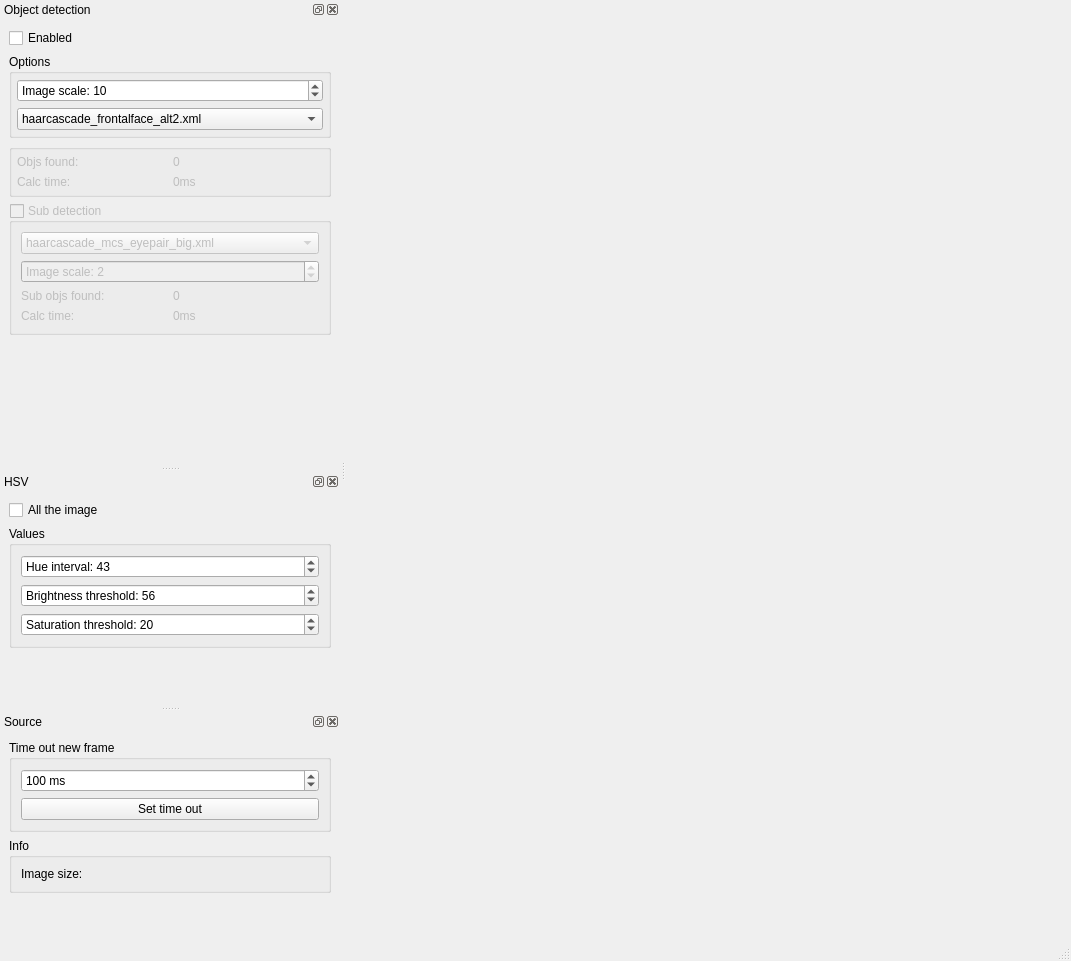
<?xml version="1.0" encoding="UTF-8"?>
<ui version="4.0">
 <class>MainWindow</class>
 <widget class="QMainWindow" name="MainWindow">
  <property name="geometry">
   <rect>
    <x>0</x>
    <y>0</y>
    <width>1071</width>
    <height>961</height>
   </rect>
  </property>
  <property name="windowTitle">
   <string>MainWindow</string>
  </property>
  <property name="statusTip">
   <string>test</string>
  </property>
  <property name="documentMode">
   <bool>false</bool>
  </property>
  <property name="unifiedTitleAndToolBarOnMac">
   <bool>false</bool>
  </property>
  <widget class="QWidget" name="centralwidget">
   <layout class="QGridLayout" name="gridLayout_2">
    <item row="0" column="0">
     <layout class="QHBoxLayout" name="horizontalLayout">
      <item>
       <widget class="QOpenCvImageBox" name="cameraWidget" native="true"/>
      </item>
     </layout>
    </item>
   </layout>
  </widget>
  <widget class="QMenuBar" name="menubar">
   <property name="geometry">
    <rect>
     <x>0</x>
     <y>0</y>
     <width>1071</width>
     <height>22</height>
    </rect>
   </property>
  </widget>
  <widget class="QDockWidget" name="dockWidget">
   <property name="minimumSize">
    <size>
     <width>340</width>
     <height>449</height>
    </size>
   </property>
   <property name="allowedAreas">
    <set>Qt::LeftDockWidgetArea|Qt::RightDockWidgetArea</set>
   </property>
   <property name="windowTitle">
    <string>Object detection</string>
   </property>
   <attribute name="dockWidgetArea">
    <number>1</number>
   </attribute>
   <widget class="QWidget" name="dockWidgetContents">
    <layout class="QVBoxLayout" name="verticalLayout_3">
     <item>
      <widget class="QCheckBox" name="faceDetectionEnabled">
       <property name="text">
        <string>Enabled</string>
       </property>
      </widget>
     </item>
     <item>
      <widget class="QGroupBox" name="groupBox">
       <property name="title">
        <string>Options</string>
       </property>
       <layout class="QVBoxLayout" name="verticalLayout">
        <property name="margin">
         <number>5</number>
        </property>
        <item>
         <layout class="QHBoxLayout" name="horizontalLayout_4">
          <item>
           <widget class="QSpinBox" name="imageScaleSB">
            <property name="prefix">
             <string>Image scale: </string>
            </property>
            <property name="singleStep">
             <number>1</number>
            </property>
            <property name="value">
             <number>10</number>
            </property>
           </widget>
          </item>
         </layout>
        </item>
        <item>
         <widget class="QComboBox" name="cascadesCB">
          <item>
           <property name="text">
            <string>haarcascade_frontalface_alt2.xml</string>
           </property>
          </item>
          <item>
           <property name="text">
            <string>haarcascade_frontalface_default.xml</string>
           </property>
          </item>
          <item>
           <property name="text">
            <string>haarcascade_frontalface_alt.xml</string>
           </property>
          </item>
          <item>
           <property name="text">
            <string>haarcascade_frontalface_alt_tree.xml</string>
           </property>
          </item>
          <item>
           <property name="text">
            <string>haarcascade_eye.xml</string>
           </property>
          </item>
          <item>
           <property name="text">
            <string>haarcascade_eye2.xml</string>
           </property>
          </item>
          <item>
           <property name="text">
            <string>haarcascade_eye_tree_eyeglasses.xml</string>
           </property>
          </item>
          <item>
           <property name="text">
            <string>haarcascade_lefteye_2splits.xml</string>
           </property>
          </item>
          <item>
           <property name="text">
            <string>haarcascade_fullbody.xml</string>
           </property>
          </item>
          <item>
           <property name="text">
            <string>haarcascade_lowerbody.xml</string>
           </property>
          </item>
          <item>
           <property name="text">
            <string>haarcascade_mcs_eyepair_big.xml</string>
           </property>
          </item>
          <item>
           <property name="text">
            <string>haarcascade_mcs_eyepair_small.xml</string>
           </property>
          </item>
          <item>
           <property name="text">
            <string>haarcascade_mcs_lefteye.xml</string>
           </property>
          </item>
          <item>
           <property name="text">
            <string>haarcascade_mcs_mouth.xml</string>
           </property>
          </item>
          <item>
           <property name="text">
            <string>haarcascade_mcs_nose.xml</string>
           </property>
          </item>
          <item>
           <property name="text">
            <string>haarcascade_mcs_righteye.xml</string>
           </property>
          </item>
          <item>
           <property name="text">
            <string>haarcascade_mcs_upperbody.xml</string>
           </property>
          </item>
          <item>
           <property name="text">
            <string>haarcascade_profileface.xml</string>
           </property>
          </item>
          <item>
           <property name="text">
            <string>haarcascade_righteye_2splits.xml</string>
           </property>
          </item>
          <item>
           <property name="text">
            <string>haarcascade_upperbody.xml</string>
           </property>
          </item>
         </widget>
        </item>
       </layout>
      </widget>
     </item>
     <item>
      <widget class="QGroupBox" name="faceDetectionGB">
       <property name="enabled">
        <bool>false</bool>
       </property>
       <property name="title">
        <string/>
       </property>
       <layout class="QVBoxLayout" name="verticalLayout_7">
        <property name="margin">
         <number>5</number>
        </property>
        <item>
         <layout class="QHBoxLayout" name="horizontalLayout_2">
          <item>
           <widget class="QLabel" name="label">
            <property name="text">
             <string>Objs found: </string>
            </property>
           </widget>
          </item>
          <item>
           <widget class="QLabel" name="objsFoundLabel">
            <property name="text">
             <string>0</string>
            </property>
           </widget>
          </item>
         </layout>
        </item>
        <item>
         <layout class="QHBoxLayout" name="horizontalLayout_5">
          <item>
           <widget class="QLabel" name="label_3">
            <property name="text">
             <string>Calc time:</string>
            </property>
           </widget>
          </item>
          <item>
           <widget class="QLabel" name="calcTimeLabel">
            <property name="text">
             <string>0ms</string>
            </property>
           </widget>
          </item>
         </layout>
        </item>
       </layout>
      </widget>
     </item>
     <item>
      <widget class="QGroupBox" name="subObjDetectionGB">
       <property name="enabled">
        <bool>false</bool>
       </property>
       <property name="title">
        <string>Sub detection</string>
       </property>
       <property name="checkable">
        <bool>true</bool>
       </property>
       <property name="checked">
        <bool>false</bool>
       </property>
       <layout class="QVBoxLayout" name="verticalLayout_9">
        <item>
         <widget class="QComboBox" name="subObjsCascadesCB">
          <item>
           <property name="text">
            <string>haarcascade_mcs_eyepair_big.xml</string>
           </property>
          </item>
          <item>
           <property name="text">
            <string>haarcascade_frontalface_alt2.xml</string>
           </property>
          </item>
          <item>
           <property name="text">
            <string>haarcascade_frontalface_default.xml</string>
           </property>
          </item>
          <item>
           <property name="text">
            <string>haarcascade_frontalface_alt.xml</string>
           </property>
          </item>
          <item>
           <property name="text">
            <string>haarcascade_frontalface_alt_tree.xml</string>
           </property>
          </item>
          <item>
           <property name="text">
            <string>haarcascade_eye.xml</string>
           </property>
          </item>
          <item>
           <property name="text">
            <string>haarcascade_eye2.xml</string>
           </property>
          </item>
          <item>
           <property name="text">
            <string>haarcascade_eye_tree_eyeglasses.xml</string>
           </property>
          </item>
          <item>
           <property name="text">
            <string>haarcascade_lefteye_2splits.xml</string>
           </property>
          </item>
          <item>
           <property name="text">
            <string>haarcascade_fullbody.xml</string>
           </property>
          </item>
          <item>
           <property name="text">
            <string>haarcascade_lowerbody.xml</string>
           </property>
          </item>
          <item>
           <property name="text">
            <string>haarcascade_mcs_eyepair_small.xml</string>
           </property>
          </item>
          <item>
           <property name="text">
            <string>haarcascade_mcs_lefteye.xml</string>
           </property>
          </item>
          <item>
           <property name="text">
            <string>haarcascade_mcs_mouth.xml</string>
           </property>
          </item>
          <item>
           <property name="text">
            <string>haarcascade_mcs_nose.xml</string>
           </property>
          </item>
          <item>
           <property name="text">
            <string>haarcascade_mcs_righteye.xml</string>
           </property>
          </item>
          <item>
           <property name="text">
            <string>haarcascade_mcs_upperbody.xml</string>
           </property>
          </item>
          <item>
           <property name="text">
            <string>haarcascade_profileface.xml</string>
           </property>
          </item>
          <item>
           <property name="text">
            <string>haarcascade_righteye_2splits.xml</string>
           </property>
          </item>
          <item>
           <property name="text">
            <string>haarcascade_upperbody.xml</string>
           </property>
          </item>
         </widget>
        </item>
        <item>
         <widget class="QSpinBox" name="subImageScaleSB">
          <property name="prefix">
           <string>Image scale: </string>
          </property>
          <property name="value">
           <number>2</number>
          </property>
         </widget>
        </item>
        <item>
         <layout class="QHBoxLayout" name="horizontalLayout_3">
          <item>
           <widget class="QLabel" name="label_2">
            <property name="text">
             <string>Sub objs found:</string>
            </property>
           </widget>
          </item>
          <item>
           <widget class="QLabel" name="subObjsFoundLabel">
            <property name="text">
             <string>0</string>
            </property>
           </widget>
          </item>
         </layout>
        </item>
        <item>
         <layout class="QHBoxLayout" name="horizontalLayout_6">
          <item>
           <widget class="QLabel" name="label_4">
            <property name="text">
             <string>Calc time:</string>
            </property>
           </widget>
          </item>
          <item>
           <widget class="QLabel" name="calcTimeSubLabel">
            <property name="text">
             <string>0ms</string>
            </property>
           </widget>
          </item>
         </layout>
        </item>
       </layout>
      </widget>
     </item>
     <item>
      <spacer name="verticalSpacer">
       <property name="orientation">
        <enum>Qt::Vertical</enum>
       </property>
       <property name="sizeType">
        <enum>QSizePolicy::Expanding</enum>
       </property>
       <property name="sizeHint" stdset="0">
        <size>
         <width>20</width>
         <height>40</height>
        </size>
       </property>
      </spacer>
     </item>
    </layout>
   </widget>
  </widget>
  <widget class="QDockWidget" name="dockWidget_2">
   <property name="minimumSize">
    <size>
     <width>198</width>
     <height>223</height>
    </size>
   </property>
   <property name="floating">
    <bool>false</bool>
   </property>
   <property name="allowedAreas">
    <set>Qt::LeftDockWidgetArea|Qt::RightDockWidgetArea</set>
   </property>
   <property name="windowTitle">
    <string>HSV</string>
   </property>
   <attribute name="dockWidgetArea">
    <number>1</number>
   </attribute>
   <widget class="QWidget" name="dockWidgetContents_2">
    <layout class="QVBoxLayout" name="verticalLayout_4">
     <item>
      <widget class="QCheckBox" name="hsvAllTheImage">
       <property name="text">
        <string>All the image</string>
       </property>
      </widget>
     </item>
     <item>
      <widget class="QGroupBox" name="groupBox_4">
       <property name="title">
        <string>Values</string>
       </property>
       <layout class="QVBoxLayout" name="verticalLayout_8">
        <item>
         <widget class="QSpinBox" name="hsvHueSB">
          <property name="prefix">
           <string>Hue interval: </string>
          </property>
          <property name="minimum">
           <number>1</number>
          </property>
          <property name="maximum">
           <number>255</number>
          </property>
          <property name="singleStep">
           <number>1</number>
          </property>
          <property name="value">
           <number>43</number>
          </property>
         </widget>
        </item>
        <item>
         <widget class="QSpinBox" name="hsvBrightnessThresholdSB">
          <property name="suffix">
           <string/>
          </property>
          <property name="prefix">
           <string>Brightness threshold: </string>
          </property>
          <property name="minimum">
           <number>1</number>
          </property>
          <property name="maximum">
           <number>255</number>
          </property>
          <property name="value">
           <number>56</number>
          </property>
         </widget>
        </item>
        <item>
         <widget class="QSpinBox" name="hsvSaturationThresholdSB">
          <property name="prefix">
           <string>Saturation threshold: </string>
          </property>
          <property name="minimum">
           <number>1</number>
          </property>
          <property name="maximum">
           <number>255</number>
          </property>
          <property name="value">
           <number>20</number>
          </property>
         </widget>
        </item>
       </layout>
      </widget>
     </item>
     <item>
      <spacer name="verticalSpacer_2">
       <property name="orientation">
        <enum>Qt::Vertical</enum>
       </property>
       <property name="sizeHint" stdset="0">
        <size>
         <width>20</width>
         <height>40</height>
        </size>
       </property>
      </spacer>
     </item>
    </layout>
   </widget>
  </widget>
  <widget class="QStatusBar" name="statusbar"/>
  <widget class="QDockWidget" name="dockWidget_3">
   <property name="windowTitle">
    <string>Source</string>
   </property>
   <attribute name="dockWidgetArea">
    <number>1</number>
   </attribute>
   <widget class="QWidget" name="dockWidgetContents_3">
    <layout class="QVBoxLayout" name="verticalLayout_5">
     <item>
      <widget class="QGroupBox" name="groupBox_2">
       <property name="title">
        <string>Time out new frame</string>
       </property>
       <layout class="QVBoxLayout" name="verticalLayout_6">
        <item>
         <widget class="QSpinBox" name="timeOutCamera">
          <property name="suffix">
           <string> ms</string>
          </property>
          <property name="prefix">
           <string/>
          </property>
          <property name="minimum">
           <number>10</number>
          </property>
          <property name="maximum">
           <number>2000</number>
          </property>
          <property name="singleStep">
           <number>50</number>
          </property>
          <property name="value">
           <number>100</number>
          </property>
         </widget>
        </item>
        <item>
         <widget class="QPushButton" name="pushButton">
          <property name="text">
           <string>Set time out</string>
          </property>
         </widget>
        </item>
       </layout>
      </widget>
     </item>
     <item>
      <widget class="QGroupBox" name="groupBox_3">
       <property name="title">
        <string>Info</string>
       </property>
       <layout class="QVBoxLayout" name="verticalLayout_2">
        <item>
         <widget class="QLabel" name="imageSizeInfoLabel">
          <property name="text">
           <string>Image size:</string>
          </property>
          <property name="buddy">
           <cstring></cstring>
          </property>
         </widget>
        </item>
       </layout>
      </widget>
     </item>
     <item>
      <spacer name="verticalSpacer_3">
       <property name="orientation">
        <enum>Qt::Vertical</enum>
       </property>
       <property name="sizeHint" stdset="0">
        <size>
         <width>20</width>
         <height>29</height>
        </size>
       </property>
      </spacer>
     </item>
    </layout>
   </widget>
  </widget>
 </widget>
 <customwidgets>
  <customwidget>
   <class>QOpenCvImageBox</class>
   <extends>QWidget</extends>
   <header>qopencvimagebox.h</header>
   <container>1</container>
   <slots>
    <slot>setHsvAllImageConvertedEnabled(bool)</slot>
    <slot>setDetectionEnabled(bool)</slot>
    <slot>setODImageScale(int)</slot>
    <slot>setCascadeName(QString)</slot>
    <slot>setHsvHueInterval(int)</slot>
    <slot>setHsvBrightnessThreshold(int)</slot>
    <slot>setHsvSaturationThreshold(int)</slot>
    <slot>setSubDetectionEnabled(bool)</slot>
    <slot>setSubObjsCascadeName(QString)</slot>
    <slot>setSubODImageScale(int)</slot>
   </slots>
  </customwidget>
 </customwidgets>
 <resources/>
 <connections>
  <connection>
   <sender>hsvAllTheImage</sender>
   <signal>toggled(bool)</signal>
   <receiver>cameraWidget</receiver>
   <slot>setHsvAllImageConvertedEnabled(bool)</slot>
   <hints>
    <hint type="sourcelabel">
     <x>85</x>
     <y>514</y>
    </hint>
    <hint type="destinationlabel">
     <x>650</x>
     <y>413</y>
    </hint>
   </hints>
  </connection>
  <connection>
   <sender>faceDetectionEnabled</sender>
   <signal>toggled(bool)</signal>
   <receiver>faceDetectionGB</receiver>
   <slot>setEnabled(bool)</slot>
   <hints>
    <hint type="sourcelabel">
     <x>44</x>
     <y>67</y>
    </hint>
    <hint type="destinationlabel">
     <x>84</x>
     <y>185</y>
    </hint>
   </hints>
  </connection>
  <connection>
   <sender>faceDetectionEnabled</sender>
   <signal>toggled(bool)</signal>
   <receiver>cameraWidget</receiver>
   <slot>setDetectionEnabled(bool)</slot>
   <hints>
    <hint type="sourcelabel">
     <x>19</x>
     <y>66</y>
    </hint>
    <hint type="destinationlabel">
     <x>477</x>
     <y>204</y>
    </hint>
   </hints>
  </connection>
  <connection>
   <sender>imageScaleSB</sender>
   <signal>valueChanged(int)</signal>
   <receiver>cameraWidget</receiver>
   <slot>setODImageScale(int)</slot>
   <hints>
    <hint type="sourcelabel">
     <x>177</x>
     <y>110</y>
    </hint>
    <hint type="destinationlabel">
     <x>357</x>
     <y>155</y>
    </hint>
   </hints>
  </connection>
  <connection>
   <sender>cascadesCB</sender>
   <signal>currentIndexChanged(QString)</signal>
   <receiver>cameraWidget</receiver>
   <slot>setCascadeName(QString)</slot>
   <hints>
    <hint type="sourcelabel">
     <x>141</x>
     <y>148</y>
    </hint>
    <hint type="destinationlabel">
     <x>665</x>
     <y>231</y>
    </hint>
   </hints>
  </connection>
  <connection>
   <sender>hsvHueSB</sender>
   <signal>valueChanged(int)</signal>
   <receiver>cameraWidget</receiver>
   <slot>setHsvHueInterval(int)</slot>
   <hints>
    <hint type="sourcelabel">
     <x>184</x>
     <y>569</y>
    </hint>
    <hint type="destinationlabel">
     <x>429</x>
     <y>378</y>
    </hint>
   </hints>
  </connection>
  <connection>
   <sender>hsvBrightnessThresholdSB</sender>
   <signal>valueChanged(int)</signal>
   <receiver>cameraWidget</receiver>
   <slot>setHsvBrightnessThreshold(int)</slot>
   <hints>
    <hint type="sourcelabel">
     <x>156</x>
     <y>604</y>
    </hint>
    <hint type="destinationlabel">
     <x>411</x>
     <y>432</y>
    </hint>
   </hints>
  </connection>
  <connection>
   <sender>hsvSaturationThresholdSB</sender>
   <signal>valueChanged(int)</signal>
   <receiver>cameraWidget</receiver>
   <slot>setHsvSaturationThreshold(int)</slot>
   <hints>
    <hint type="sourcelabel">
     <x>255</x>
     <y>639</y>
    </hint>
    <hint type="destinationlabel">
     <x>399</x>
     <y>485</y>
    </hint>
   </hints>
  </connection>
  <connection>
   <sender>subObjDetectionGB</sender>
   <signal>toggled(bool)</signal>
   <receiver>cameraWidget</receiver>
   <slot>setSubDetectionEnabled(bool)</slot>
   <hints>
    <hint type="sourcelabel">
     <x>62</x>
     <y>255</y>
    </hint>
    <hint type="destinationlabel">
     <x>468</x>
     <y>321</y>
    </hint>
   </hints>
  </connection>
  <connection>
   <sender>subObjsCascadesCB</sender>
   <signal>currentIndexChanged(QString)</signal>
   <receiver>cameraWidget</receiver>
   <slot>setSubObjsCascadeName(QString)</slot>
   <hints>
    <hint type="sourcelabel">
     <x>118</x>
     <y>299</y>
    </hint>
    <hint type="destinationlabel">
     <x>455</x>
     <y>305</y>
    </hint>
   </hints>
  </connection>
  <connection>
   <sender>faceDetectionEnabled</sender>
   <signal>toggled(bool)</signal>
   <receiver>subObjDetectionGB</receiver>
   <slot>setEnabled(bool)</slot>
   <hints>
    <hint type="sourcelabel">
     <x>61</x>
     <y>68</y>
    </hint>
    <hint type="destinationlabel">
     <x>63</x>
     <y>258</y>
    </hint>
   </hints>
  </connection>
  <connection>
   <sender>subImageScaleSB</sender>
   <signal>valueChanged(int)</signal>
   <receiver>cameraWidget</receiver>
   <slot>setSubODImageScale(int)</slot>
   <hints>
    <hint type="sourcelabel">
     <x>106</x>
     <y>327</y>
    </hint>
    <hint type="destinationlabel">
     <x>616</x>
     <y>462</y>
    </hint>
   </hints>
  </connection>
 </connections>
</ui>
